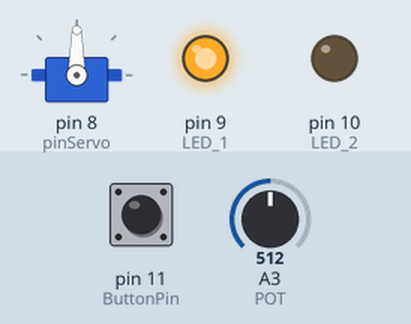
Recording of a sketch running on a simulated Arduino Uno, built with avr-gcc and run on an emulated ATmega328P. Shown: servo, output pins drawn as LEDs (lit = HIGH). Dashed ring = blinking. The inputs (shaded band) are chosen by the test bench; at power-on: A3 (POT) = 512, pin 11 (ButtonPin) HIGH.

Above: at 1.2 s.
1.3 s: A3 (POT) set to 710
At 2.7 s:
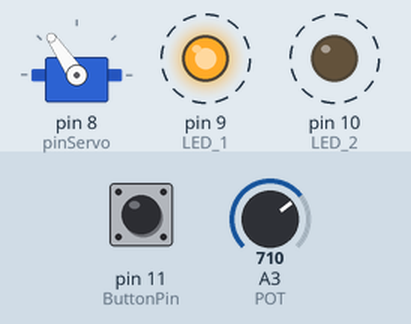
4.3 s: A3 (POT) set to 900
At 5.3 s:
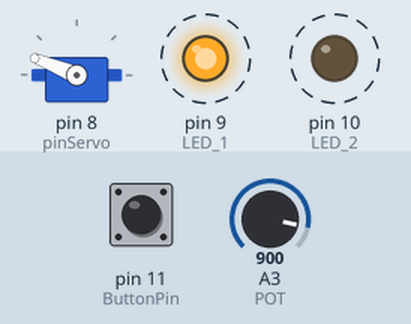
7.3 s: A3 (POT) set to 1023
At 8.3 s:
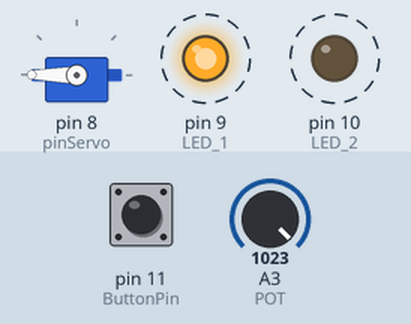
10.3 s: A3 (POT) set to 511
At 11.8 s:
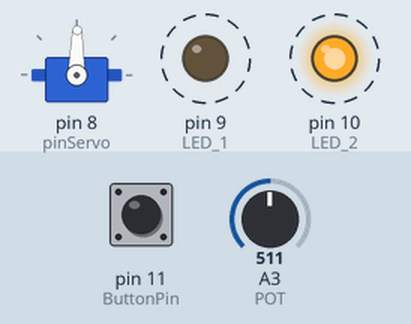
13.3 s: A3 (POT) set to 306
At 13.9 s:
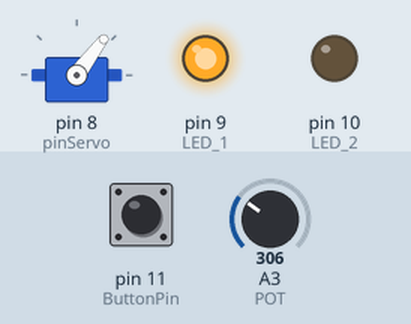
Timing chart, 0 to 17.3 s (numbered marks = the images above; inputs shaded):
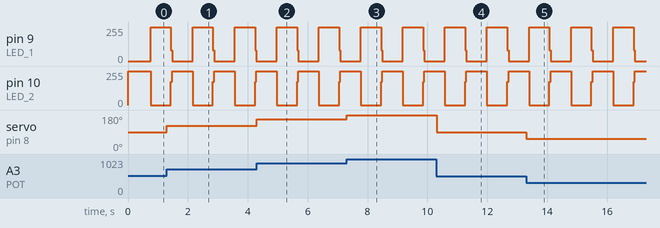

Measured:
- after the input at 1.3 s, servo on pin 8 (pinServo): 90° → 124° at once
- after the input at 4.3 s, servo on pin 8 (pinServo): 124° → 158° at once
- after the input at 7.3 s, servo on pin 8 (pinServo): 158° → 180° at once
- after the input at 10.3 s, servo on pin 8 (pinServo): 180° → 89° at once
- after the input at 13.3 s, servo on pin 8 (pinServo): 89° → 53° at once
- by itself, pin 9 (LED_1): repeats every 1.4 s: 80/255 0.04 s, 0/255 0.68 s, 255/255 0.68 s
- by itself, pin 10 (LED_2): repeats every 1.4 s: 175/255 0.04 s, 255/255 0.68 s, 0/255 0.68 s

The sketch:

adv_task_5.ino
```cpp
/*
Робот должен при нажатии на кнопку на модуле кнопки начать мигать двумямодулями светодиодов.
При повороте ручки потенциометра робот должен сжимать или разжимать схват.
Выполнять программу пока снова не будет нажата кнопка на модуле кнопки.
*/

#include <Servo.h>
#define LED_1 9
#define LED_2 10
Servo servo1;
const int ButtonPin = 11;
const int pinServo = 8;
const int POT = 3;
int valpot = 0;
int angleServo = 0;
int val = 0;
byte state = 0;
unsigned long timing;
void setup()
{
servo1.attach(pinServo);
pinMode(LED_1, OUTPUT);
pinMode(LED_2, OUTPUT);
Serial.begin(9600);
pinMode(ButtonPin, INPUT_PULLUP);
}
void loop()
{
val = digitalRead(ButtonPin);
if(val == HIGH)
  {
   state = !state;
   if(state == HIGH)
    {
      while(state == HIGH)
      {
      digitalWrite(LED_2, HIGH);
      digitalWrite(LED_1, LOW);
      if(millis() - timing > 700){
      digitalWrite(LED_2, LOW);
      digitalWrite(LED_1, HIGH);
      if(millis() - timing > 1400){
      digitalWrite(LED_2, HIGH);
      digitalWrite(LED_1, LOW);
      timing = millis();}
      }
      valpot = analogRead(POT);
      angleServo=map(valpot, 0, 1023, 0, 180);
      servo1.write(angleServo);
      delay(5);
      }
    }
   else
    {
      digitalWrite(LED_2, LOW);
      digitalWrite(LED_1, LOW);
    }
    delay(300);
  }
}
```
